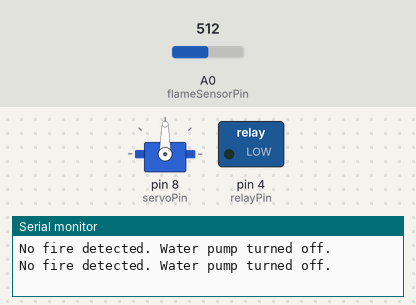
Simulated run of this sketch. Board: Arduino Uno, built with avr-gcc and run on an emulated ATmega328P. Shown: servo, switched loads named in the sketch (green lamp = pin HIGH), the last lines printed to the serial monitor. The inputs (shaded band) are chosen by the test bench; at power-on: A0 (flameSensorPin) = 512.

Above: at 1.8 s.
1.9 s: A0 (flameSensorPin) set to 481
At 3.1 s:
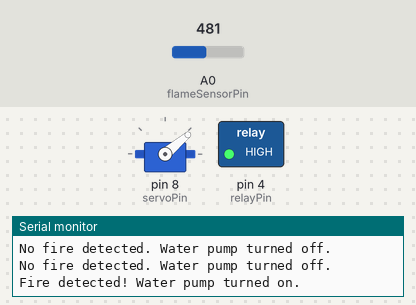
Timing chart, 0 to 8.5 s (numbered marks = the images above; inputs shaded):
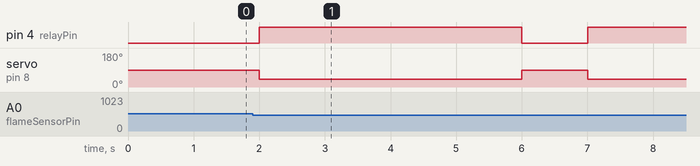

Measured:
- the behaviour switches between 500 and 499 on A0 (flameSensorPin) (found by bisection; images 0 and 1)
- after the input at 1.9 s, pin 4 (relayPin): LOW → HIGH after 0.10 s, → LOW 4.0 s later, → HIGH 1.0 s later; servo on pin 8 (servoPin): 90° → 40° after 0.10 s, → 90° 4.0 s later, → 40° 1.0 s later

The sketch:

FireDetection_Arduino.ino
```cpp
#include <Servo.h>

// Pin connections
const int flameSensorPin = A0;   // Flame sensor analog pin
const int relayPin = 4;          // Relay control pin
const int servoPin = 8;          // Servo control pin

// Threshold for flame detection
const int flameThreshold = 500;

// Servo motor object
Servo myServo;

void setup() {
  pinMode(flameSensorPin, INPUT);
  pinMode(relayPin, OUTPUT);
  myServo.attach(servoPin);
  myServo.write(90);  // Set servo to initial position
  Serial.begin(9600);
}

void loop() {
  int flameValue = analogRead(flameSensorPin);

  // Uncomment the following line to see the flame sensor reading in the serial monitor
  // Serial.println(flameValue);

  if (flameValue < flameThreshold) {
    // Fire detected
    digitalWrite(relayPin, HIGH);  // Turn on water pump (activate relay)
    Serial.println("Fire detected! Water pump turned on.");
    myServo.write(40);  // Move servo to 120 degrees
    delay(4000);
  }

    digitalWrite(relayPin, LOW);   // Turn off water pump (deactivate relay)
    Serial.println("No fire detected. Water pump turned off.");
    myServo.write(90);   // Move servo to 90 degrees (initial position)

  delay(1000); // Adjust the delay according to your requirements
}
```
